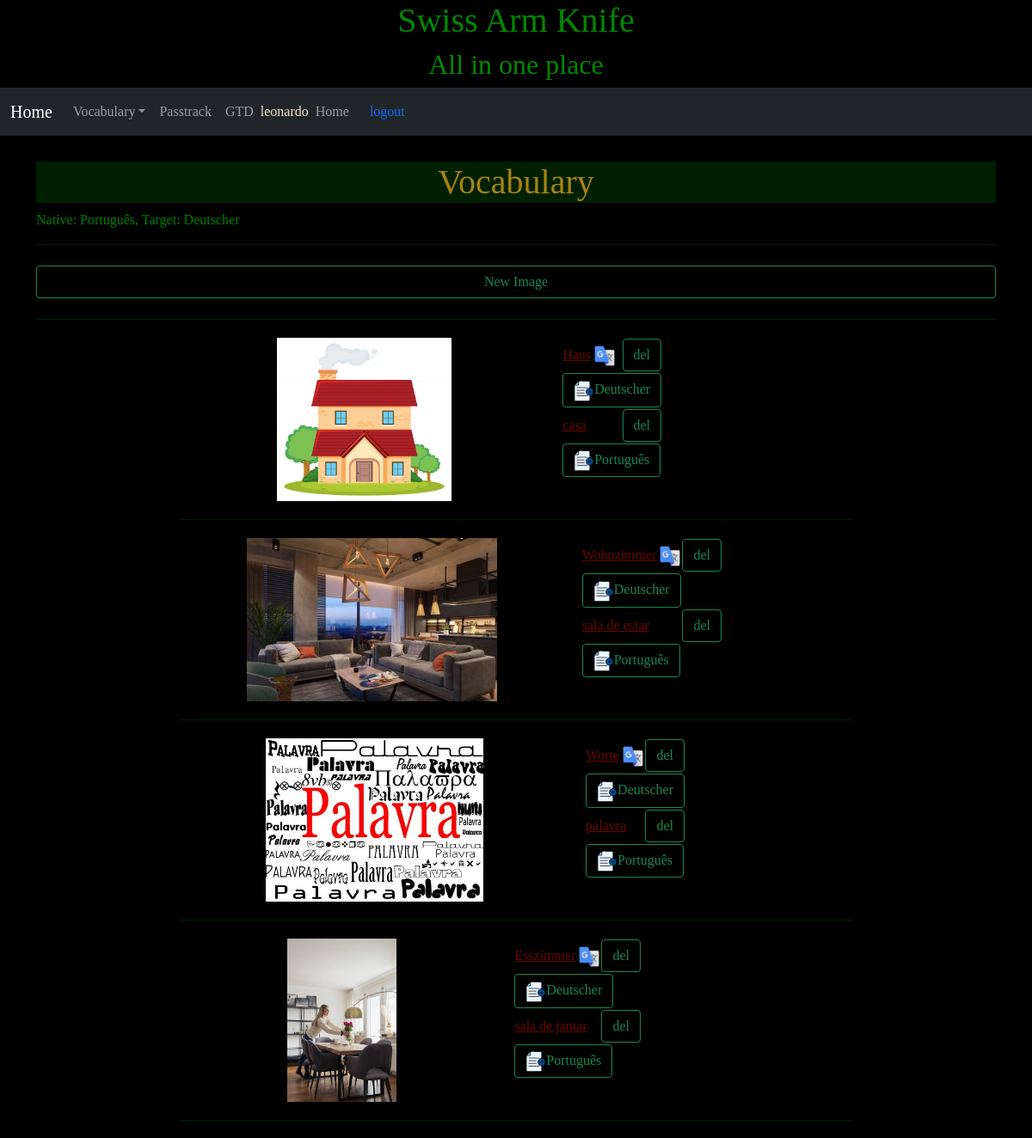
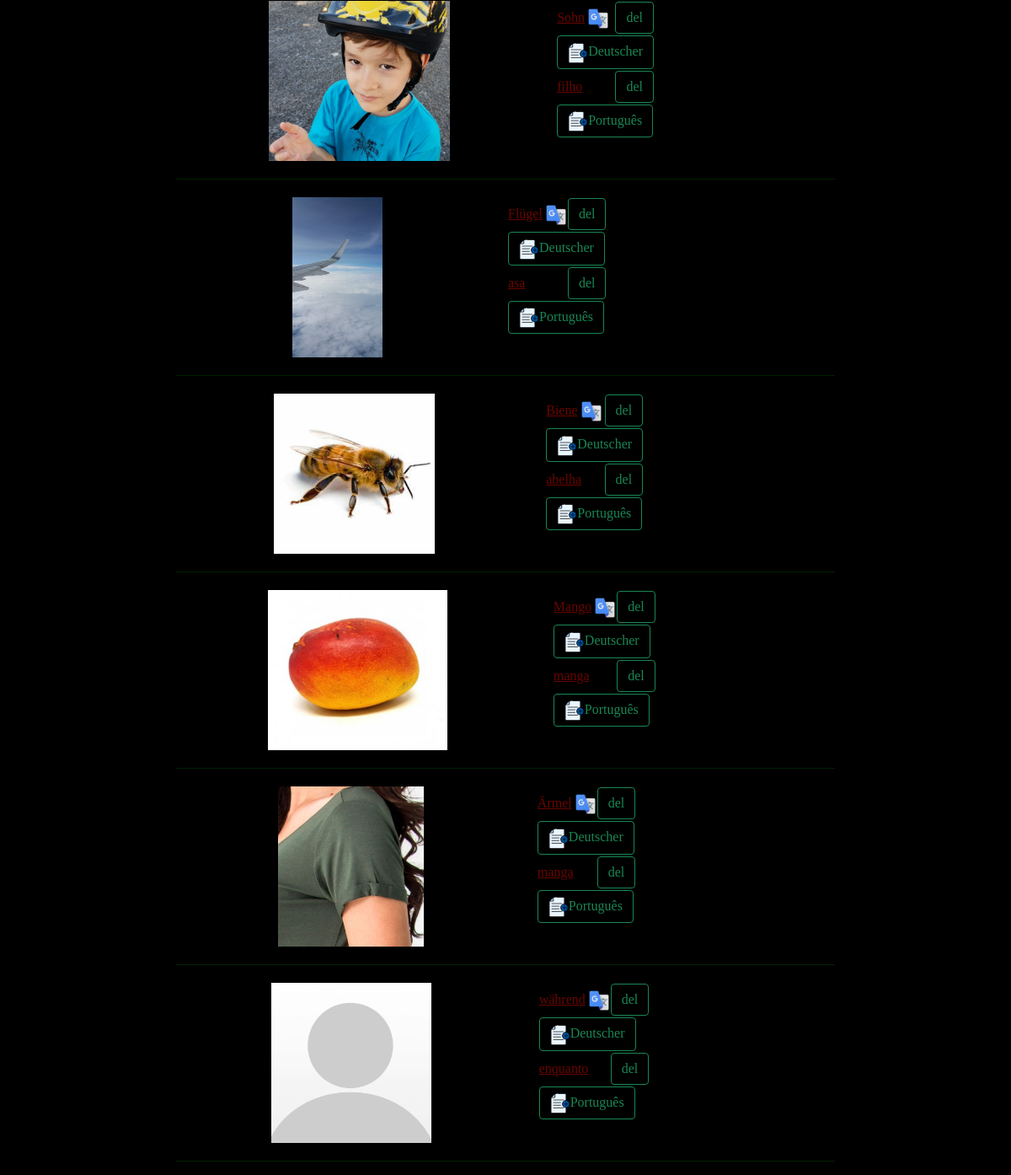
/vocabulary/vocabularylist (signed in), run on the app's committed database (2 pictures, top to bottom).
### vocabulary/models.py (models this page shows, shortened)
class Default(models.Model):
    user   = models.ForeignKey(settings.AUTH_USER_MODEL, verbose_name='Usuário', on_delete=models.CASCADE, unique=True)
    target_language = models.ForeignKey(Language, verbose_name='Target Language', related_name = 'target_language_id', on_delete=models.CASCADE, blank=True, null=True)
    native_language = models.ForeignKey(Language, verbose_name='Native Language', related_name = 'native_language_id', on_delete=models.CASCADE, blank=True, null=True)
    created = models.DateTimeField('Created', auto_now_add=True, null=True)
    modified = models.DateTimeField('Modified', auto_now=True, null=True)
    class Meta:
        verbose_name        = 'Default'
        verbose_name_plural = 'Defaults'

class Language (models.Model):
    name = models.CharField('name', max_length=500, unique = True)
    nick = models.SlugField('nickname', max_length = 5, unique = True, null=True, blank=True)
    created = models.DateTimeField('Created', auto_now_add=True, null=True)
    modified = models.DateTimeField('Modified', auto_now=True, null=True)
    class Meta:
        verbose_name        = 'Language'
        verbose_name_plural = 'Languages'
        ordering            = ['name']
    def __str__(self):
        return self.name

class Image (models.Model):
    user   = models.ForeignKey(settings.AUTH_USER_MODEL, verbose_name='Usuário', on_delete=models.CASCADE)
    image  = models.ImageField('Image', upload_to='images/', max_length=500, null=True, blank=True)
    created = models.DateTimeField('Created', auto_now_add=True)
    modified = models.DateTimeField('Modified', auto_now=True)
    class Meta:
        verbose_name        = 'Image'
        verbose_name_plural = 'Images'
    def get_image_url(self):
        generic_image_url = "/static/images/generic-avatar.png"
        try:
            if (self.image != None and self.image.url != None):
                return self.image.url
            else:
                return generic_image_url
        except ValueError:
            traceback.print_exc()
            return generic_image_url
        except ApiError as e:
            traceback.print_exc()
            return generic_image_url
        except OSError:
            traceback.print_exc()
            return generic_image_url
    def ImageTargetWords(self):
        language = Default.objects.get(user=self.user).target_language
        imageWords = ImageWord.objects.filter(user=self.user, image=self, word__language=language)
        return imageWords
    def ImageNativeWords(self):
        language = Default.objects.get(user=self.user).native_language
        imageWords = ImageWord.objects.filter(user=self.user, image=self, word__language=language)
        return imageWords

class ImageWord(models.Model):
    user  = models.ForeignKey(settings.AUTH_USER_MODEL, verbose_name='Usuário', on_delete=models.CASCADE)
    word  = models.ForeignKey(Word, verbose_name = 'Word', on_delete=models.CASCADE)
    image = models.ForeignKey(Image, verbose_name = 'Image', on_delete=models.CASCADE)
    class Meta:
        verbose_name        = 'WordImage'
        verbose_name_plural = 'WordsImages'
        unique_together     = ['user', 'word', 'image']

class Word(models.Model):
    user      = models.ForeignKey(settings.AUTH_USER_MODEL, verbose_name='Usuário', on_delete=models.CASCADE)
    language  = models.ForeignKey(Language, verbose_name='Language', on_delete=models.CASCADE, blank=True, null=True)
    word      = models.CharField('Word', max_length=200)
    article   = models.CharField('Article', max_length=10, blank=True, null=True)
    sentence  = models.CharField('Sentence', max_length=1000, blank=True, null=True)
    created = models.DateTimeField('Created', auto_now_add=True)
    modified = models.DateTimeField('Modified', auto_now=True)
    class Meta:
        verbose_name        = 'Word'
        verbose_name_plural = 'Words'
        unique_together = ['user', 'word', 'language']
    def __str__(self):
        return self.word

### vocabulary/views.py (the view)
# urls.py: path('vocabularylist', VocabularyListView.as_view(),name='vocabularylist'),
class VocabularyListView(LoginRequiredMixin, ListView, VocabularyBase):
    template_name = 'vocabulary/vocabulary_list.html'
    def get_queryset(self):
        self.loadBase(self.request)
        queryset = Image.objects.filter(user = self.request.user)
        return queryset
    def get_context_data(self, **kwargs):
        context = self.setDefaultContext(self.request, super(self.__class__, self).get_context_data(**kwargs))
        return context

### vocabulary/views.py (called while the page is built)
    def loadBase(self, request):
        if (not hasattr(self, 'default') or not hasattr(self, 'nativeWords') or not hasattr(self, 'targetWords')):
            self.default = Default.objects.get(user = self.request.user)
            self.nativeWords = Word.objects.filter(user = self.request.user, language = self.default.native_language)
            self.targetWords = Word.objects.filter(user = self.request.user, language = self.default.target_language)

    def setDefaultContext(self, request, context):
        self.loadBase(request);
        context['default']     = self.default
        context['nativeWords'] = self.nativeWords
        context['targetWords'] = self.targetWords
        return context;

### vocabulary/templates/vocabulary/vocabulary_list.html (shortened to what this page needs)
{% extends 'vocabulary/base.html' %}
{% load static %}
{% load widget_tweaks %}
{% block vocabulary %}
  <div class="d-grid gap-2">
    <hr>
    <a class="btn btn-outline-success" type="button" href="{% url 'vocabulary:newimage' %}">New Image</a>
    <hr>
  </div>
  <main class="vocabulary_list">
    {% for item in object_list %}
      <div class="grid_image">
          <div class='meaning'>
            <a href="{% url 'vocabulary:updateimage' item.pk %}"><img src="{{ item.get_image_url }}" alt="{{ item.get_image_url }}" class="img_panel"></a>
          </div>
          <div class='words'>
            <table>
              {% for imageWord in item.ImageTargetWords %}
                <tr>
                  <td>
                    <a href="{% url 'vocabulary:update' imageWord.word.pk %}">{{imageWord.word}}</a>
                    <a href="https://translate.google.com/?sl={{default.target_language.nick}}&tl={{default.native_language.nick}}&text={{imageWord.word}}&op=translate">
                      <img src="{% static 'images/google_translate_icon.png' %}" alt="Google Translate" class="icon">
                    </a>
                  </td>
                  <td style="float: right;">
                    <a class="btn btn-outline-success" href="{% url 'vocabulary:delete' imageWord.word.pk%}">del</a>
                  </td>
                </tr>
              {% endfor %}
              <tr>
                <td colspan="2"><a class="btn btn-outline-success" href="{% url 'vocabulary:new' item.pk 'target' %}"><img src="{% static 'images/add-file-blue.png' %}" alt='new word in ' class='icon'>{{default.target_language}}</a></td>
              </tr>
              {% for imageWord in item.ImageNativeWords %}
                <tr>
                  <td><a href="{% url 'vocabulary:update' imageWord.word.pk%}">{{imageWord.word}}</a></td>
                  <td style="float: right;"><a class="btn btn-outline-success" href="{% url 'vocabulary:delete' imageWord.word.pk%}">del</a></td>
                </tr>
              {% endfor %}
              <tr>
                <td colspan="2"><a class="btn btn-outline-success" href="{% url 'vocabulary:new' item.pk 'native' %}"><img src="{% static 'images/add-file-blue.png' %}" alt='new word in ' class='icon'>{{default.native_language}}</a></td>
              </tr>
            </table>
          </div>
        </div>
        <div>
          <div>
            <hr>
          </div>
        </div>
    {% endfor %}
  </main>
{% endblock %}

### vocabulary/templates/vocabulary/base.html (shortened to what this page needs)
{% extends 'base.html' %}
{% load static %}
{% load widget_tweaks %}
{% block content %}
<link rel="stylesheet" href="{% static 'style/vocabulary_style.css' %}" />
  <header>
    <h1>Vocabulary</h1>
  </header>
  <section>
    {% block session %}
     Native: {{default.native_language}}, Target: {{default.target_language}}
    {% endblock %}
  </section>
  <main>
    {% block vocabulary %}
    {% endblock %}
  </main>
{% endblock %}

### base/templates/base.html (shortened to what this page needs)
{% load static %}
<!DOCTYPE html>
<html lang="pt-br">
<head>
     <link href="https://cdn.jsdelivr.net/npm/bootstrap@5.0.1/dist/css/bootstrap.min.css" rel="stylesheet">
 <link rel="stylesheet" href="{% static 'style/style.css' %}" />
</head>
<body>
<div class="jumbotron text-center" style="margin-bottom:0">
 <h1>Swiss Arm Knife</h1>
 <h2>All in one place</h2>
</div>
<nav class="navbar navbar-expand-lg navbar-dark bg-dark">
  <div class="container-fluid">
    <a class="navbar-brand" href="{% url 'index' %}">Home</a>
    <div class="collapse navbar-collapse" id="navbarNavDarkDropdown">
      <ul class="navbar-nav">
        <li class="nav-item dropdown">
          <a class="nav-link dropdown-toggle dropdown-toggle-split" href="{% url 'vocabulary:index' %}" id="navbarDarkDropdownMenuLink" role="button" data-bs-toggle="dropdown" aria-expanded="false">
            Vocabulary
          </a>
        </li>
        <li class="nav-item">
          <a class="nav-link" href="{% url 'passtrack:index' %}">Passtrack</a>
        </li>
        <li class="nav-item">
          <a class="nav-link" href="{% url 'gtd:index' %}">GTD</a>
        </li>
      </ul>
      <div class="nav-item">
         {% if user.is_authenticated %}
           <span class="nav-brand glyphicon glyphicon-log-in">{{user}}</span>
       </div>
       <div class="">
         <ul class="navbar-nav">
           <li class="nav-item">
             <a class="nav-link" href="{% url 'index' %}">Home</a>
           </li>
         </ul>
       </div>
       <div class="nav-item">
           <a id="logout" class="nav-link" href="{% url 'access:logout' %}">logout</a>
         {% else %}
           <a id="login" class="nav-link" href="{% url 'access:login' %}">login</a>
       </div>
       <div class="nav-item">
           <a id="novousuario" class="nav-link" href="">New user</a>
         {% endif %}
       </div>
    </div>
  </div>
</nav>
<div class="container margin-top" style="margin-top:30px">
{% block content %}
{% endblock %}
</div>
</body>
</html>

### base/static/style/style.css (style rules this page uses)
body { background-color: black; color: green; font-family: comic; }
body a { color: #690500; }
.jumbotron { background-image: url('../images/background.jpg'); background-repeat: no-repeat; background-size: contain; background-position: right; background-color: black; color: #008800; text-shadow: 2px 2px 1px #000000, -2px -2px 1px #000000; }
nav { background-color: #002000; color: #f0e3c6; }
nav a { color: #56a3a6; }
header { background-color: #002000; color: #a78314; }
header h1, h2, h3 { text-align: center; }
.img_panel { max-width: 95%; max-height: 300px; margin-left: auto; margin-right: auto; }

### base/static/style/vocabulary_style.css (style rules this page uses)
.img_panel { max-width: 95%; max-height: 200px; margin-left: auto; margin-right: auto; }
.grid_image { display: flex; flex-direction: column; }
@media (min-width: 768px) { .grid_image { display: grid; grid-template-columns: auto auto; grid-template-rows: auto auto; } }
.words { flex: 2; padding: 5px; }
.meaning { padding: 5px; margin-left: auto; margin-right: auto; }
.vocabulary_list { display: block; width: 70%; width-min: 150px; margin-left: auto; margin-right: auto; }
.icon { width: 24px; }

### data on the page
Default: native_language "Português", target_language "Deutscher"
Image: get_image_url (picture)
ImageWord: word "Haus"
ImageWord: word "casa"
Image: get_image_url (picture)
ImageWord: word "Wohnzimmer"
ImageWord: word "sala de estar"
Image: get_image_url (picture)
ImageWord: word "Worte"
ImageWord: word "palavra"
Image: get_image_url (picture)
ImageWord: word "Esszimmer"
ImageWord: word "sala de jantar"
Image: get_image_url (picture)
ImageWord: word "Sohn"
ImageWord: word "filho"
Image: get_image_url (picture)
ImageWord: word "Flügel"
ImageWord: word "asa"
Image: get_image_url (picture)
ImageWord: word "Biene"
ImageWord: word "abelha"
Image: get_image_url (picture)
ImageWord: word "Mango"
ImageWord: word "manga"
Image: get_image_url (picture)
ImageWord: word "Ärmel"
ImageWord: word "manga"
Image: shows a picture
ImageWord: word "während"
ImageWord: word "enquanto"

### other printed values
{{ user }} "leonardo"
